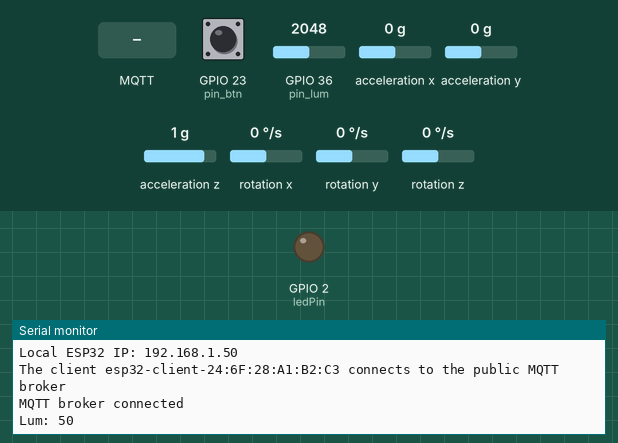
Simulated run of this sketch. Board: ESP32. Parts: output pins drawn as LEDs (lit = HIGH), the last lines printed to the serial monitor. Inputs (shaded band) come from the test bench; at power-on: acceleration x 0 g, GPIO 23 (pin_btn) HIGH, acceleration y 0 g, GPIO 36 (pin_lum) = 2048, acceleration z 1 g, rotation x 0 °/s, rotation y 0 °/s, rotation z 0 °/s. WiFi joins after 1.5 s; servers stay silent unless stated; no MQTT or app messages arrive unless stated.

Above: at 5.7 s.
5.8 s: acceleration x set to -1.4 g
At 6.1 s:
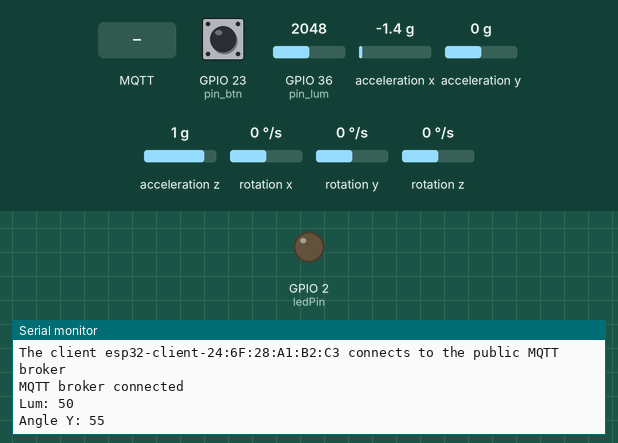
7.3 s: GPIO 23 (pin_btn) pulled LOW for 0.15 s
At 7.9 s:
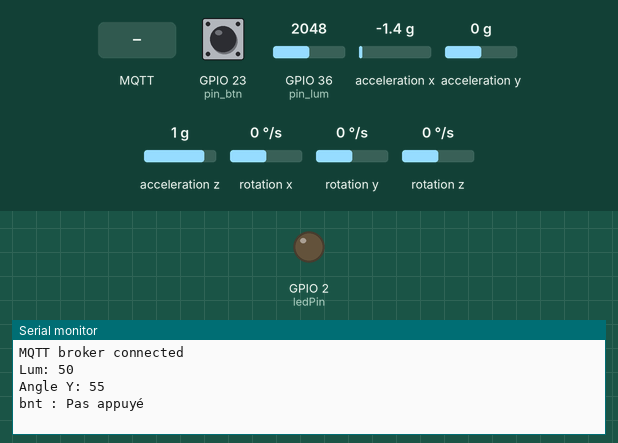
8.9 s: MQTT message "ON" arrives on the first subscribed topic
At 9.6 s:
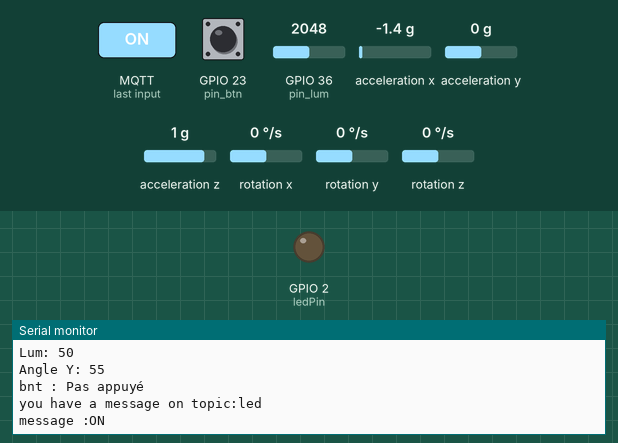
10.4 s: acceleration y set to -1.4 g
At 10.8 s:
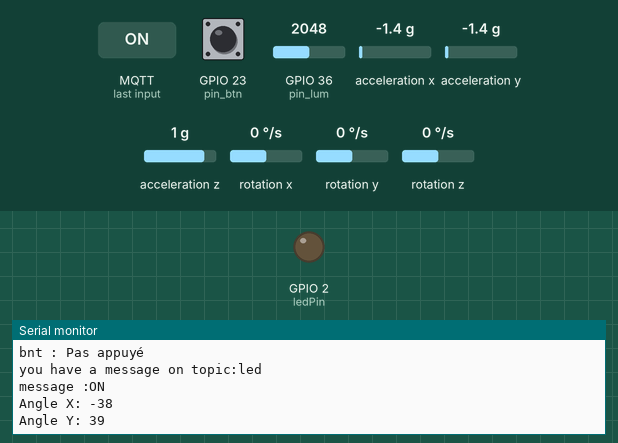
11.9 s: GPIO 23 (pin_btn) pulled LOW for 1 s
At 12.7 s:
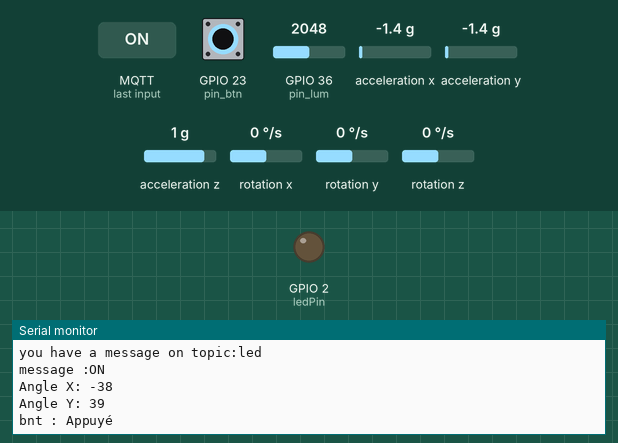
14.4 s: MQTT message "OFF" arrives on the first subscribed topic
At 15.0 s:
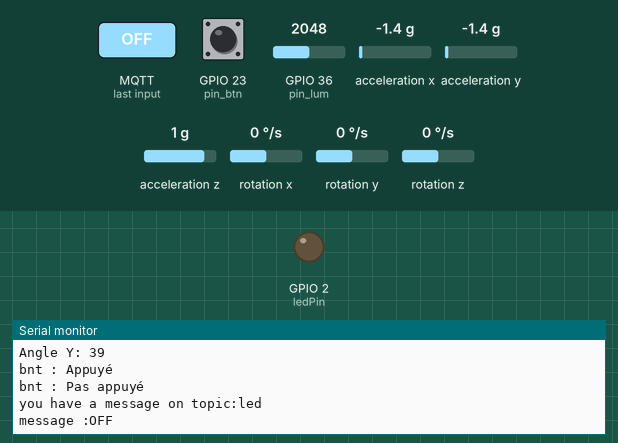

Measured:
- after the input at 5.8 s, the serial monitor: prints a new line at once (image 1)
- after the input at 7.3 s, the serial monitor: prints a new line after 0.15 s (image 2)
- after the input at 8.9 s, the serial monitor: prints a new line at once (image 3)
- after the input at 10.4 s, the serial monitor: prints a new line at once (image 4)
- after the input at 11.9 s, the serial monitor: prints a new line at once (image 5)
- after the input at 14.4 s, the serial monitor: prints a new line at once (image 6)

The sketch:

esp32_main.ino
```cpp
#include <WiFi.h>
#include <PubSubClient.h>
#include "Wire.h"
#include "MPU6050.h"

/* Nb Timer */
#define MAX_WAIT_FOR_TIMER 3

/* pin HW */
#define pin_btn 23
#define pin_lum 36

#define pin_SDA 4
#define pin_SCL 15

/* wifi  */
const char* ssid = "Livebox-4F30";
const char* password = "RfSYkMrmuptW3PRZEE";
WiFiClient espClient;

/* mqtt */
const char mqtt_broker[] = "192.168.1.62";
const char *topic = "topic";
const char *led_topic = "led";
const char *lum_topic = "lum";
const char *btn_topic = "btn";
const char *AX_topic = "angle_x";
const char *AY_topic = "angle_y";

const int mqtt_port = 1883;
PubSubClient client(espClient);

/*LED*/
const int ledPin = LED_BUILTIN;
int etat = 1; //LED ON

/* Variable bouton */
int btn = 0;
int btn_prev = 0;
int btn_flag = 0;

/* Variable photoresistance */
int lum = 0;
int lum_prev = 0;

/* Variable L'accéléromètre */
int16_t ax, ay, az;
float r_ax, r_ay, r_az;

int angle_x, angle_y;
int angle_x_prev, angle_y_prev = 0;

MPU6050 mpu;

/* Structure pour la temporisation des tâches */
struct timing {
  int timer;
  unsigned long period;
};

/* Les fonctions */
void init_wifi(){
  WiFi.mode(WIFI_STA); //Optional
  WiFi.begin(ssid, password);
  Serial.println("\nConnecting");

  while(WiFi.status() != WL_CONNECTED){
      Serial.print(".");
      delay(100);
  }

  Serial.println("\nConnected to the WiFi network");
  Serial.print("Local ESP32 IP: ");
  Serial.println(WiFi.localIP());
}

void init_mqtt(){
  client.setServer(mqtt_broker, mqtt_port);
  client.setCallback(callback);
  while (!client.connected()) {
      String client_id = "esp32-client-";
      client_id += String(WiFi.macAddress());
      Serial.printf("The client %s connects to the public MQTT broker\n", client_id.c_str());
      if(client.connect(client_id.c_str())){
          Serial.println("MQTT broker connected\n");
      }else {
          Serial.print("failed with state");
          Serial.println(client.state());
          delay(2000);
      }
      delay(2000);
  }

  // publish and subscribe
  client.publish(topic, "Hi, I'm ESP32 ^^");
  client.subscribe(led_topic);
}

/* Le TIMER */

unsigned int waitFor(int timer, unsigned long period){
  static unsigned long waitForTimer[MAX_WAIT_FOR_TIMER];  // il y a autant de timers que de tâches périodiques
  unsigned long newTime = micros() / period;              // numéro de la période modulo 2^32
  int delta = newTime - waitForTimer[timer];              // delta entre la période courante et celle enregistrée
  if ( delta < 0 ) delta = 1 + newTime;                   // en cas de dépassement du nombre de périodes possibles sur 2^32
  if ( delta ) waitForTimer[timer] = newTime;             // enregistrement du nouveau numéro de période
  return delta;
}

/* bouton */

struct timing btn_s;

void blink() { //Routine d'interuption
  if(!waitFor(btn_s.timer, btn_s.period)) return;
  btn = digitalRead(pin_btn);
  if(btn != btn_prev){
    btn_prev = btn;
    if(btn_flag != 1) btn_flag = 1;
  }
}

void init_btn(struct timing* ctx, int timer, unsigned long period){
  ctx->timer = timer;
  ctx->period = period;
  pinMode(pin_btn, INPUT_PULLUP);
  attachInterrupt(digitalPinToInterrupt(pin_btn), blink, CHANGE);
}

void loop_btn(){
  if(btn_flag == 1){
    btn_flag = 0;
    if(btn){
      client.publish(btn_topic, "0");
      Serial.println("bnt : Pas appuyé");
    }
    else{
      client.publish(btn_topic, "1");
      Serial.println("bnt : Appuyé");
    }
  }
}

/* LUMIERE */

struct timing lum_s;

void init_lum(struct timing* ctx, int timer, unsigned long period) {
  ctx->timer = timer;
  ctx->period = period;
}

void loop_lum(struct timing* ctx){
  if (!waitFor(ctx->timer, ctx->period)) return;

  lum = map(analogRead(pin_lum), 0, 4095, 100, 0);
  if(lum != lum_prev){
    lum_prev = lum;
    char msg_lum[3];
    itoa(lum, msg_lum, 10);
    Serial.print("Lum: ");
    Serial.println(msg_lum);
    client.publish(lum_topic, msg_lum);
  }
}

/* L'accéléromètre */

struct timing acc_s;

void init_acc(struct timing* ctx, int timer, unsigned long period){
  ctx->timer = timer;
  ctx->period = period;
  Wire.begin(pin_SDA,pin_SCL);
  mpu.initialize();
}

void loop_acc(struct timing* ctx){
  if (!waitFor(ctx->timer, ctx->period)) return;

  mpu.getAcceleration(&ax, &ay, &az);

  r_ax = map(ax, -32768, +32767, -200, 200);
  r_ay = map(ay, -32768, +32767, -200, 200);
  r_az = map(az, -32768, +32767, -200, 200);

  r_ax = r_ax/100 - 0.01;
  r_ay = r_ay/100 + 0.01;
  r_az = r_az/100 - 0.02;

  angle_x = atan( r_ay/sqrt(r_ax*r_ax+r_az*r_az))/(3.1415/180);
  angle_y = atan(-r_ax/sqrt(r_ay*r_ay+r_az*r_az))/(3.1415/180);

  if((angle_x > angle_x_prev + 1) | (angle_x_prev-1 > angle_x)){
    angle_x_prev = angle_x;
    char msg_ax[4];
    if(angle_x < 0){
      angle_x = -1*angle_x;
      itoa(angle_x, msg_ax, 10);
      msg_ax[2] = msg_ax[1];
      msg_ax[1] = msg_ax[0];
      msg_ax[0] = '-';
    }
    else{
      itoa(angle_x, msg_ax, 10);
    }
    Serial.print("Angle X: ");
    Serial.println(msg_ax);
    client.publish(AX_topic, msg_ax);
  }

  if((angle_y > angle_y_prev + 1) | (angle_y_prev-1 > angle_y)){
    angle_y_prev = angle_y;
    char msg_ay[4];
    if(angle_y < 0){
      angle_y = -1*angle_y;
      itoa(angle_y, msg_ay, 10);
      msg_ay[2] = msg_ay[1];
      msg_ay[1] = msg_ay[0];
      msg_ay[0] = '-';
    }
    else{
      itoa(angle_y, msg_ay, 10);
    }
    Serial.print("Angle Y: ");
    Serial.println(angle_y);
    client.publish(AY_topic, msg_ay);
  }
}

/* Lecture message reçu */

void callback(char * topic, byte *message, unsigned int length)
{
  Serial.print("you have a message on topic:");
  Serial.println(topic);

  Serial.print( "message :");
  for(int i = 0; i<length ; i++){
    Serial.print( (char)message[i]);
  }

  Serial.println();

  char msg[length+1];
  memcpy(msg, message, length);
  msg[length] = '\0';

  if(strcmp(msg," ON") == 0){
    Serial.println("They want the leds on !");
    digitalWrite(ledPin, HIGH);
  }
  else if( strcmp(msg," OFF") == 0){
    Serial.println("They want the leds off !");
    digitalWrite(ledPin, LOW);
  }
}

void setup(){
  init_wifi();

  /*init led*/
  pinMode(ledPin, OUTPUT);

  /*init lum*/
  init_lum(&lum_s, 0, 500000);

  /*init btn*/
  init_btn(&btn_s, 1, 1000);

  /*init acc*/
  init_acc(&acc_s, 2, 100000);

  /* mqtt led */
  init_mqtt();

  Serial.begin(115200);
  while (!Serial) {
    ; // wait for serial port to connect.
  }
  delay(1000);
}

void loop(){
  client.loop();
  loop_btn();
  loop_lum(&lum_s);
  loop_acc(&acc_s);
}
```
